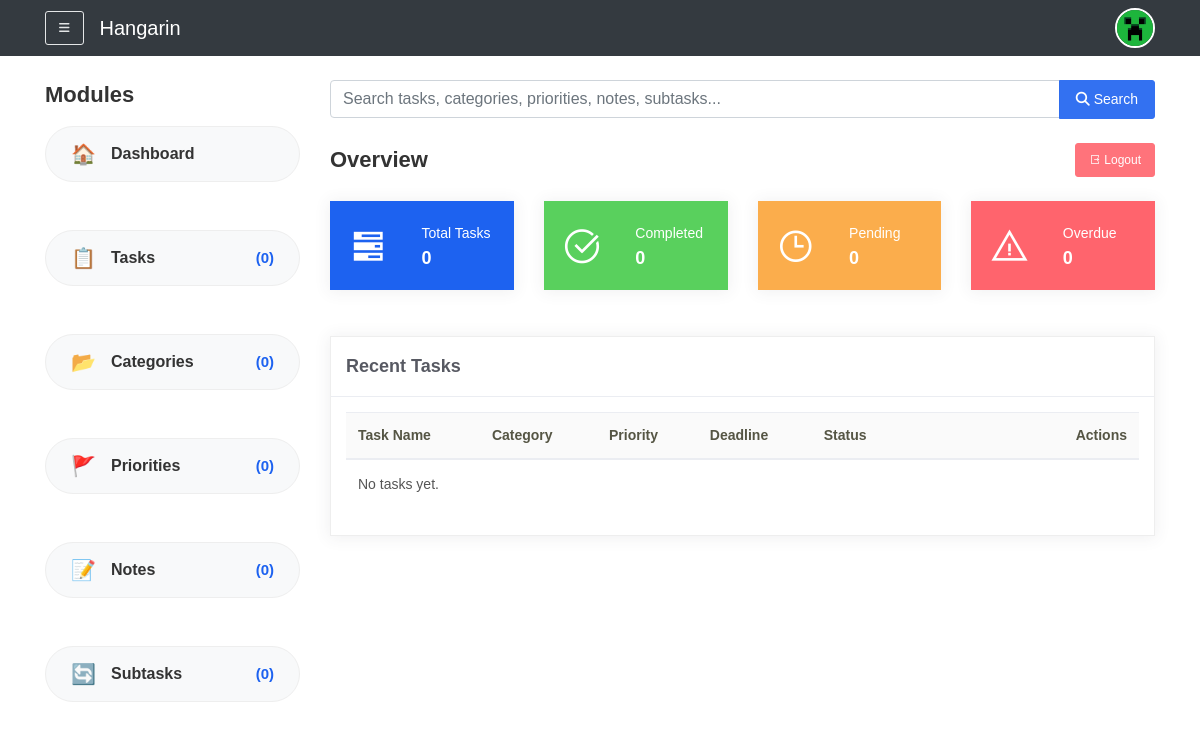
Before: /dashboard/ (signed in) with the older database file.
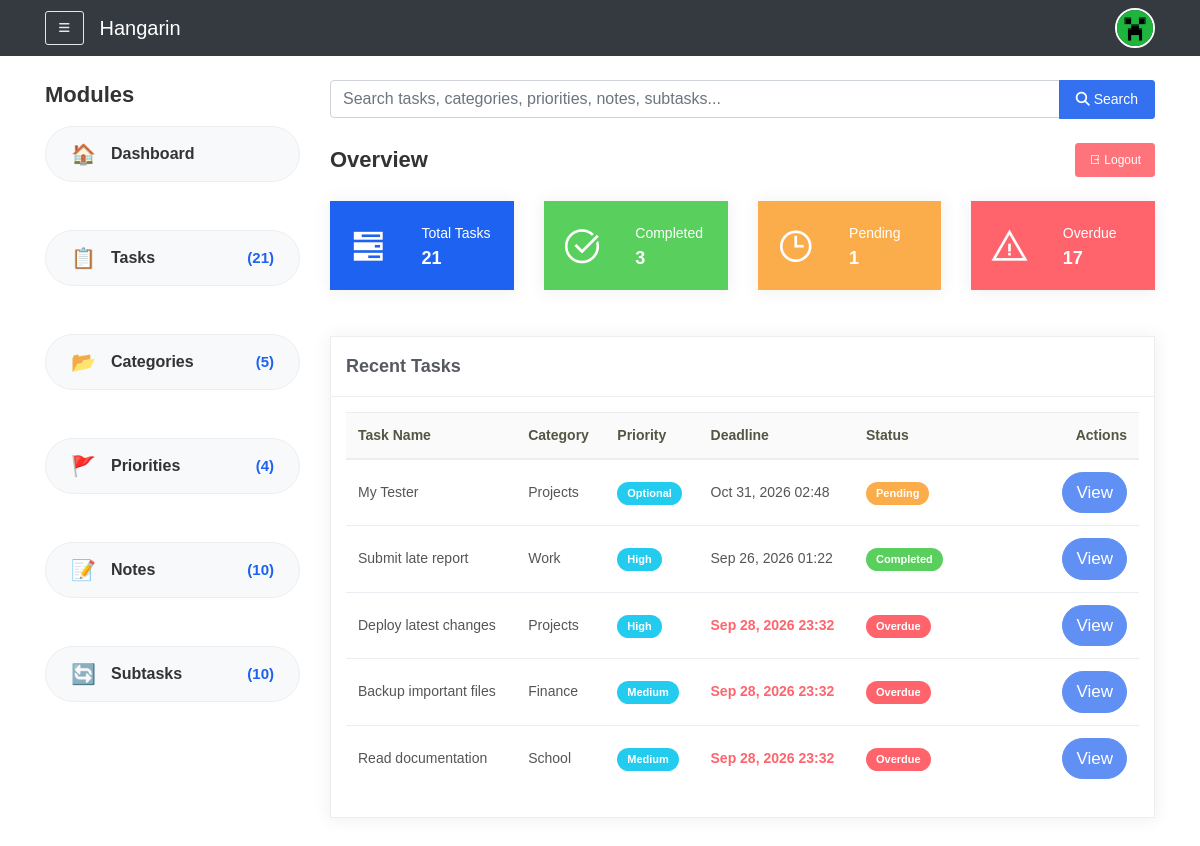
After: the same page with the newer database file.
### tasks/models.py (models this page shows, shortened)
class Task(models.Model):
    STATUS_CHOICES = [
        ("Pending", "Pending"),
        ("In Progress", "In Progress"),
        ("Completed", "Completed"),
        ("Overdue", "Overdue"),
    ]
    owner = models.ForeignKey(User, on_delete=models.CASCADE, related_name="tasks", null=True, blank=True)
    title = models.CharField(max_length=200)
    description = models.TextField(blank=True)
    deadline = models.DateTimeField(default=timezone.now)
    status = models.CharField(max_length=50, choices=STATUS_CHOICES, default="Pending")
    category = models.ForeignKey(Category, on_delete=models.SET_NULL, null=True, blank=True)
    priority = models.ForeignKey(Priority, on_delete=models.SET_NULL, null=True, blank=True)
    class Meta:
        verbose_name = "Task"
        verbose_name_plural = "Tasks"
    @classmethod
    def update_overdue(cls, user):
        cls.objects.filter(
            owner=user,                            # <-- FIXED: Changed 'user' to 'owner'
            status__in=['Pending', 'In Progress'], # Only update tasks that aren't completed
            deadline__lt=timezone.now()            # Deadline is in the past
        ).update(status='Overdue')

class Category(models.Model):
    owner = models.ForeignKey(User, on_delete=models.CASCADE, related_name="categories", null=True, blank=True)
    name = models.CharField(max_length=100)
    class Meta:
        verbose_name = "Category"
        verbose_name_plural = "Categories"

class Priority(models.Model):
    owner = models.ForeignKey(User, on_delete=models.CASCADE, related_name="priorities", null=True, blank=True)
    name = models.CharField(max_length=50)
    class Meta:
        verbose_name = "Priority"
        verbose_name_plural = "Priorities"

### tasks/views.py (the view, shortened to what this page needs)
# urls.py: path('dashboard/', views.dashboard, name='dashboard'),
@login_required
@never_cache
def dashboard(request):
    Task.update_overdue(request.user)
    tasks = Task.objects.filter(owner=request.user)
    today = timezone.now().date()
    context = {
        'total_tasks':  tasks.count(),
        'completed':    tasks.filter(status='Completed').count(),
        'pending':      tasks.filter(status='Pending').count(),
        'overdue':      tasks.filter(status='Overdue').count(),
        'recent_tasks': tasks.order_by('-id')[:5],
    }
    query = request.GET.get('q', '').strip()
    return render(request, 'dashboard.html', context)

### tasks/context_processors.py (called while the page is built)
def sidebar_counts(request):
    if not request.user.is_authenticated:
        return {}
    u = request.user
    return {
        'count_tasks':      Task.objects.filter(owner=u).count(),
        'count_categories': Category.objects.filter(owner=u).count(),
        'count_priorities': Priority.objects.filter(owner=u).count(),
        'count_notes':      Note.objects.filter(task__owner=u).count(),
        'count_subtasks':   SubTask.objects.filter(parent_task__owner=u).count(),
    }

### templates/dashboard.html (shortened to what this page needs)
{% extends 'base.html' %}
{% load static %}
{% block extra_head %}
    <link rel="stylesheet" href="{% static 'css/ready.css' %}?v=3">
{% endblock %}
{% block content %}
<form method="get" action="{% url 'tasks:dashboard' %}" class="mb-4">
    <div class="input-group">
        <input type="text"
               name="q"
               class="form-control"
               placeholder="Search tasks, categories, priorities, notes, subtasks..."
               value="{{ query|default:'' }}"
               autocomplete="off">
        <div class="input-group-append">
            <button class="btn btn-primary" type="submit">
                <i class="fas fa-search"></i> <span class="d-none d-sm-inline">Search</span>
            </button>
        </div>
    </div>
</form>
<div class="d-flex justify-content-between align-items-center mb-3 flex-wrap">
    <h4 class="page-title mb-2">Overview</h4>
    <form method="post" action="{% url 'account_logout' %}" class="mb-2">
        <button type="submit" class="btn btn-danger btn-sm">
            <i class="la la-sign-out"></i> Logout
        </button>
    </form>
</div>
<div class="row">
    <div class="col-sm-6 col-md-3">
        <div class="card card-stats card-primary">
            <div class="card-body">
                <div class="row">
                    <div class="col-5"><div class="icon-big text-center"><i class="la la-tasks"></i></div></div>
                    <div class="col-7 d-flex align-items-center">
                        <div class="numbers">
                            <p class="card-category">Total Tasks</p>
                            <h4 class="card-title">{{ total_tasks }}</h4>
                        </div>
                    </div>
                </div>
            </div>
        </div>
    </div>
    <div class="col-sm-6 col-md-3">
        <div class="card card-stats card-success">
            <div class="card-body">
                <div class="row">
                    <div class="col-5"><div class="icon-big text-center"><i class="la la-check-circle"></i></div></div>
                    <div class="col-7 d-flex align-items-center">
                        <div class="numbers">
                            <p class="card-category">Completed</p>
                            <h4 class="card-title">{{ completed }}</h4>
                        </div>
                    </div>
                </div>
            </div>
        </div>
    </div>
    <div class="col-sm-6 col-md-3">
        <div class="card card-stats card-warning">
            <div class="card-body">
                <div class="row">
                    <div class="col-5"><div class="icon-big text-center"><i class="la la-clock-o"></i></div></div>
                    <div class="col-7 d-flex align-items-center">
                        <div class="numbers">
                            <p class="card-category">Pending</p>
                            <h4 class="card-title">{{ pending }}</h4>
                        </div>
                    </div>
                </div>
            </div>
        </div>
    </div>
    <div class="col-sm-6 col-md-3">
        <div class="card card-stats card-danger">
            <div class="card-body">
                <div class="row">
                    <div class="col-5"><div class="icon-big text-center"><i class="la la-exclamation-triangle"></i></div></div>
                    <div class="col-7 d-flex align-items-center">
                        <div class="numbers">
                            <p class="card-category">Overdue</p>
                            <h4 class="card-title">{{ overdue }}</h4>
                        </div>
                    </div>
                </div>
            </div>
        </div>
    </div>
</div>
<div class="row mt-3">
    <div class="col-md-12">
        <div class="card card-tasks">
            <div class="card-header"><h4 class="card-title">Recent Tasks</h4></div>
            <div class="card-body">
                <div class="table-responsive">
                    <table class="table table-hover">
                        <thead>
                            <tr>
                                <th>Task Name</th>
                                <th>Category</th>
                                <th>Priority</th>
                                <th>Deadline</th>
                                <th>Status</th>
                                <th class="text-right">Actions</th>
                            </tr>
                        </thead>
                        <tbody>
                            {% for task in recent_tasks %}
                            <tr>
                                <td>{{ task.title }}</td>
                                <td>{{ task.category.name|default:"—" }}</td>
                                <td><span class="badge badge-info">{{ task.priority.name|default:"—" }}</span></td>
                                <td>
                                    {% if task.deadline %}
                                        {% if task.status == 'Overdue' %}
                                            <span class="text-danger font-weight-bold">
                                                {{ task.deadline|date:"M d, Y H:i" }}
                                            </span>
                                        {% else %}
                                            {{ task.deadline|date:"M d, Y H:i" }}
                                        {% endif %}
                                    {% else %}
                                        —
                                    {% endif %}
                                </td>
                                <td>
                                    {% if task.status == 'Overdue' %}
                                        <span class="badge badge-danger">Overdue</span>
                                    {% elif task.status == 'Completed' %}
                                        <span class="badge badge-success">Completed</span>
                                    {% elif task.status == 'In Progress' %}
                                        <span class="badge badge-info">In Progress</span>
                                    {% else %}
                                        <span class="badge badge-warning">Pending</span>
                                    {% endif %}
                                </td>
                                <td class="text-right">
                                    <a href="{% url 'tasks:task_update' task.pk %}" class="btn btn-sm btn-primary btn-round">View</a>
                                </td>
                            </tr>
                            {% empty %}
                            <tr><td colspan="6">No tasks yet.</td></tr>
                            {% endfor %}
                        </tbody>
                    </table>
                </div>
            </div>
        </div>
    </div>
</div>
{% endblock %}

### templates/base.html (shortened to what this page needs)
{% load static %}
{% load pwa %}
<!DOCTYPE html>
<html lang="en">
<head>
    <link rel="stylesheet" href="https://cdn.jsdelivr.net/npm/bootstrap@4.6.2/dist/css/bootstrap.min.css">
    <link rel="stylesheet" href="https://cdnjs.cloudflare.com/ajax/libs/font-awesome/6.5.1/css/all.min.css">
    <link rel="stylesheet" href="{% static 'css/custom.css' %}?v=12">
    {% block extra_head %}{% endblock %}
</head>
<body>
    <nav class="navbar navbar-dark bg-dark">
        <div class="container d-flex justify-content-between align-items-center">
            <div class="d-flex align-items-center">
                {% if user.is_authenticated %}
                <button id="sidebarToggle" class="btn btn-sm btn-outline-light mr-3" type="button" aria-label="Toggle sidebar">
                    <i class="fas fa-bars"></i>
                </button>
                {% endif %}
                <a class="navbar-brand mb-0" href="{% url 'tasks:home' %}">Hangarin</a>
            </div>
            {% if user.is_authenticated %}
            <a href="{% url 'tasks:profile' %}" class="profile-link" title="View Profile">
                <img src="{% static 'img/profile_default.jpg' %}"
                     alt="Profile"
                     class="rounded-circle profile-nav-img">
            </a>
            {% endif %}
        </div>
    </nav>
    <div class="container mt-4">
        <div class="row">
            {% if user.is_authenticated %}
                <div id="sidebar-container" class="col-md-3">
                    {% include 'includes/sidebar.html' %}
                </div>
                <div id="main-container" class="col-md-9">
            {% else %}
                <div id="main-container" class="col-12">
            {% endif %}
                    {% block content %}{% endblock %}
                </div>
        </div>
    </div>
</body>
</html>

### templates/includes/sidebar.html
{% load static %}
<h4 class="page-title mb-3">Modules</h4>
<div class="modules-sidebar">
    <a href="{% url 'tasks:dashboard' %}" class="module-link">
        <span class="module-icon">🏠</span>
        <span>Dashboard</span>
    </a>
    <a href="{% url 'tasks:task_list' %}" class="module-link">
        <span class="module-icon">📋</span>
        <span>Tasks</span>
        <span class="module-count">({{ count_tasks }})</span>
    </a>
    <a href="{% url 'tasks:category_list' %}" class="module-link">
        <span class="module-icon">📂</span>
        <span>Categories</span>
        <span class="module-count">({{ count_categories }})</span>
    </a>
    <a href="{% url 'tasks:priority_list' %}" class="module-link">
        <span class="module-icon">🚩</span>
        <span>Priorities</span>
        <span class="module-count">({{ count_priorities }})</span>
    </a>
    <a href="{% url 'tasks:note_list' %}" class="module-link">
        <span class="module-icon">📝</span>
        <span>Notes</span>
        <span class="module-count">({{ count_notes }})</span>
    </a>
    <a href="{% url 'tasks:subtask_list' %}" class="module-link">
        <span class="module-icon">🔄</span>
        <span>Subtasks</span>
        <span class="module-count">({{ count_subtasks }})</span>
    </a>
</div>

### tasks/static/css/custom.css (style rules this page uses)
.profile-nav-img { width: 40px; height: 40px; object-fit: cover; border: 2px solid #fff; }
.table td:last-child, .table th:last-child { min-width: 170px; }
.modules-sidebar { display: flex !important; flex-direction: column !important; width: 100%; }
.module-link { display: flex !important; align-items: center; background: #f8f9fa !important; border-radius: 50px !important; padding: 15px 25px !important; text-decoration: none !important; color: #333333 !important; font-weight: 600; font-size: 16px; border: 1px solid #eee; width: 100%; box-sizing: border-box; margin-bottom: 0.5in !important; }
.module-link:last-child { margin-bottom: 0 !important; }
.module-icon { margin-right: 15px; font-size: 20px; line-height: 1; }
.module-link { justify-content: flex-start; }
.module-link > span:nth-child(2) { flex: 1; text-align: left; }
.module-count { color: #1D62F0; font-size: 15px; font-weight: 700; margin-left: 8px; flex-shrink: 0; }

Changed rows visible on the page:
added Task: title "My Tester", category.name "Projects", priority.name "Optional", deadline "Oct 31, 2026 02:48", status "Pending"
added Task: title "Submit late report", category.name "Work", priority.name "High", deadline "Sep 26, 2026 01:22", status "Completed"
added Task: title "Deploy latest changes", category.name "Projects", priority.name "High", deadline "Sep 28, 2026 23:32", status "Overdue"
added Task: title "Backup important files", category.name "Finance", priority.name "Medium", deadline "Sep 28, 2026 23:32", status "Overdue"
added Task: title "Read documentation", category.name "School", priority.name "Medium", deadline "Sep 28, 2026 23:32", status "Overdue"
Other visible differences:
{{ count_tasks }}: "0" → "21"
{{ count_categories }}: "0" → "5"
{{ count_priorities }}: "0" → "4"
{{ count_notes }}: "0" → "10"
{{ count_subtasks }}: "0" → "10"
{{ total_tasks }}: "0" → "21"
{{ completed }}: "0" → "3"
{{ pending }}: "0" → "1"
{{ overdue }}: "0" → "17"
text no longer shown: "No tasks yet."
